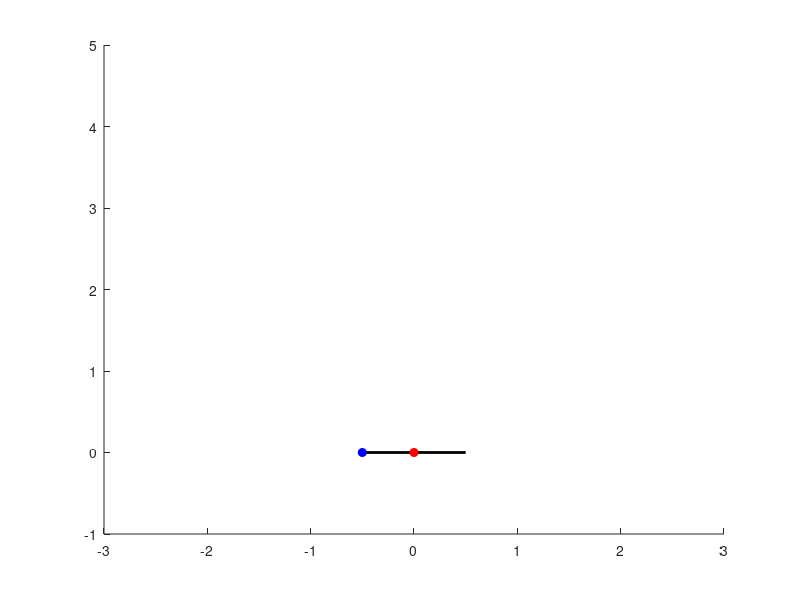

Here is the MATLAB script that generated this plot:
function drop_that_link()

l = 1.0;
m = 0.1;
g = 9.81;
I = (m*l^2)/12.0;

M = [m 0 0; 0 m 0; 0 0 I];
F = [0; m*g; 0];
T = 5;
dt = 0.001;
t = 0;
q_init = [0; 0.5; pi/2 - 0.000001]; % x, y, theta
dq_init = [0; 0; 0];

q = q_init;
dq = dq_init;

q_traj = zeros(T/dt, 3);

fprintf("Simulating for %f s...\n", T);

while t < T

    idx = floor(t/dt)+1;
    q_traj(idx,:) = q';
    
    theta = q(3);
    dtheta = dq(3);
    
%     A_nu = (1+3*(cos(theta))^2)/m;
%     w_u = (l/2)*(dtheta^2)*sin(theta)-g;
    
    % x = LCP(M,q) solves the LCP
    % 
    % x >= 0 
    % Mx + q >= 0 
    % x'(Mx + q) = 0
%     lambda = LCP(A_nu, w_u);
%     [w, lambda, retcode] = LCPSolve(A_nu, w_u);
%     w
%     lambda
%     retcode
    
%     gradh = compute_gradh(theta);
%     ddq = M\(gradh*lambda - F);

%     fprintf('--- lambda ---\n');
%     disp(lambda);
%     ddq = [0; 
%            -g + lambda/m;
%            -(l*cos(theta)*lambda) / (2*I)];
    ddq = [0;
           -g + ((l/2)*dtheta^2*sin(theta)+g) / (1 + 3*cos(theta)^2);
           -(6/l)*cos(theta)*(((l/2)*dtheta^2*sin(theta)+g) / (1 + 3*cos(theta)^2))];
    fprintf('--- ddq ---\n');
    disp(ddq);

    dq = dq + dt * ddq;
    q = q + dt * dq;
    
    if q(3) > pi || q(3) < 0
        fprintf('breaking out!');
        break
    end
    
    t = t + dt;
end


fprintf("DROP ");
pause(0.5);
fprintf("THAT ");
pause(0.5);
fprintf("LINK\n");
pause(0.5);
% fprintf("!");
% pause(0.5);
% fprintf("!");
% pause(0.5);
% fprintf("!\n");
% pause(0.5);

simulate(q_traj, dt);

fprintf("DONE!\n");

%------------ HELPER FUNCTIONS -----------%

function simulate(q_traj, dt)
    figure(1);

    q_curr = q_traj(1,:);

    hold on;
    axis([-3 3 -1 5]);
    
    [p0, p1, p2] = get_points(q_curr);
    link1 = plot([p1(1) p2(1)], [p1(2) p2(2)], 'k', 'LineWidth', 2);
    joint1 = plot(p0(1), p0(2), 'o', 'MarkerFaceColor', 'r', 'MarkerEdgeColor', 'r');
    contact1 = plot(p2(1), p2(2), 'o', 'MarkerFaceColor', 'b', 'MarkerEdgeColor', 'b');

    for t = 1:size(q_traj, 1)
        q_curr = q_traj(t,:);
        [p0, p1, p2] = get_points(q_curr);
        set(link1, 'Xdata', [p1(1) p2(1)]);
        set(link1, 'Ydata', [p1(2) p2(2)]);
        set(joint1, 'Xdata', p0(1));
        set(joint1, 'Ydata', p0(2));
        set(contact1, 'Xdata', p2(1));
        set(contact1, 'Ydata', p2(2));
        
        pause(dt);
    end

    hold off;            
end

function [p0, p1, p2] = get_points(q)
    % gets endpoints of link
    x = q(1); y = q(2); th = q(3);
    u = [cos(th); sin(th)];
    p0 = [x; y];
    p1 = (l/2)*u + p0;
    p2 = -(l/2)*u + p0;
end

function gradh = compute_gradh(theta)
    gradh = [0; 1; -(l/2)*cos(theta)];
end

end